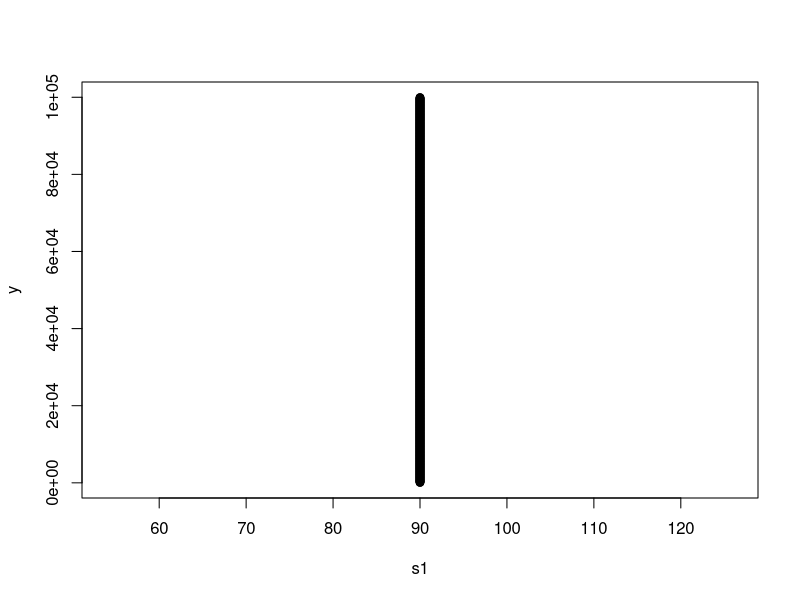

Write R code to recreate this figure. (Note: this script raises an error after producing the figure.)
Eq1 <- function(x,parms)
{
  x[1] <- (parms[1]/(exp(-4)*x[2]**(1.6)*exp(-0.02*parms[2])))**(1/0.85)+parms[3]
  x
}
# parms = P, C, Hmini
# x = H

temps <- seq(0, 100000, by=60)
cond1 = c(300, 90, 55)
cond2 = c(300, 120, 55)
cond3 = c(300, 60, 55)

y <- Eq1(temps, parms=cond1)
y2 <- Eq1(temps, parms = cond2)
y3 <- Eq1(temps, parms = cond3)

s1 = rep(90,1667)
plot (s1, y)
points(120, y2)
points(60, y3)
y
y2
y3
cadence <- seq(40, 160, by = 1)
y <- Eq1(temps, x = cadence)